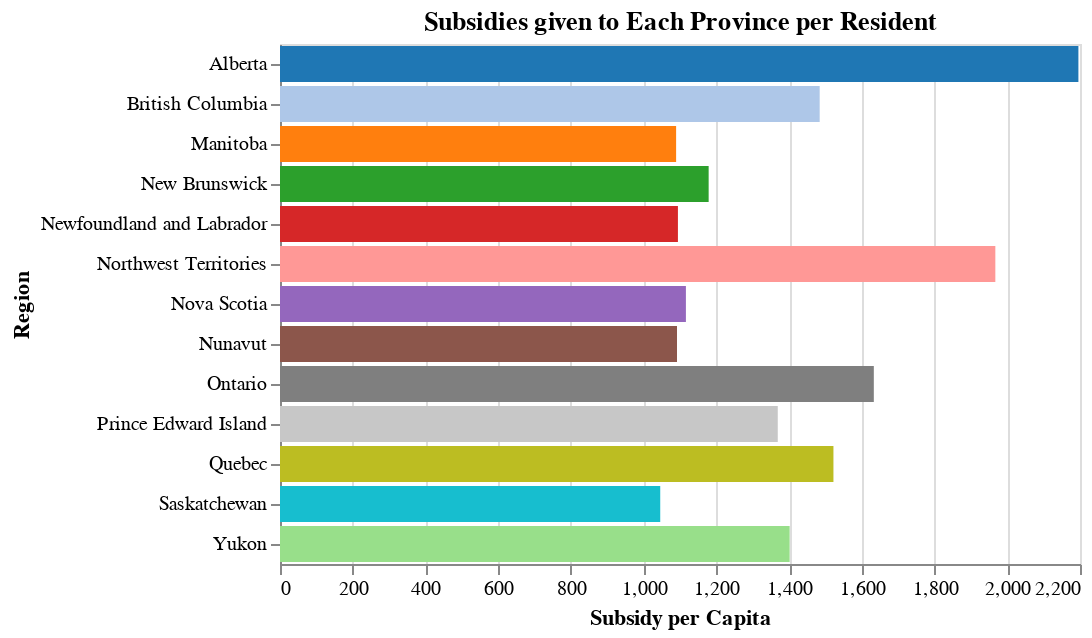

Source (notebook cell):
### Markdown cell above
## Story 1: The most subsidized area of Canada (per resident) are heavily dependent on oil and gas

First, we see that the most subsidized Province in Canada are Alberta with \\$2195.61 in subsidies given per resident. In second is Northwest Territories, with \\$1967.19 given per resident. Both of these regions have economies which are heavily dependent on mining, quarrying, oil and gas.

### Code cell
temp2 = cews.query("GeoAggregation == 'Province'and IndustryAggregation == 'All industries'").\
    groupby(["Region", "Province"]).sum().reset_index()
temp = popByProv.query("StatEn == 'Count' and SexEn == 'Both sexes'")

temp = temp.merge(temp2, how = "left", left_on = "GeoNameEn", right_on = "Region").query("GeoNameEn != 'Canada'")

temp["Subsidy per Capita"] = temp["Subsidy"] / temp["AgeTot"]

alt.Chart(temp, title = "Subsidies given to Each Province per Resident").mark_bar().encode(
    alt.Color("Province", scale = alt.Scale(domain = provinces, range = provColors), legend = None),
    alt.X("Subsidy per Capita"),
    alt.Y("Region")
)

### Figure 1 — Vega-Lite specification as saved in the notebook (floating-point values rounded to 4 significant figures)
{"config": {"view": {"continuousWidth": 400, "continuousHeight": 300}}, "data": {"name": "data-eeaecce866b19e120e953314cb7e3dbc"}, "mark": "bar", "encoding": {"color": {"type": "nominal", "field": "Province", "legend": null, "scale": {"domain": ["Alberta", "British Columbia", "Manitoba", "New Brunswick", "Newfoundland and Labrador", "Northwest Territories", "Nova Scotia", "Nunavut", "Ontario", "Prince Edward Island", "Quebec", "Saskatchewan", "Yukon"], "range": ["#1f77b4", "#aec7e8", "#ff7f0e", "#2ca02c", "#d62728", "#ff9896", "#9467bd", "#8c564b", "#7f7f7f", "#c7c7c7", "#bcbd22", "#17becf", "#98df8a"]}}, "x": {"type": "quantitative", "field": "Subsidy per Capita"}, "y": {"type": "nominal", "field": "Region"}}, "title": "Subsidies given to Each Province per Resident", "$schema": "https://vega.github.io/schema/vega-lite/v4.8.1.json", "datasets": {"data-eeaecce866b19e120e953314cb7e3dbc": [{"DGUID": "2016A000210", "GeoNameEn": "Newfoundland and Labrador", "Gnr_Tgn": 4.0, "SexEn": "Both sexes", "StatEn": "Count", "AgeTot": 519715, "Age0-49": 291000.0, "Age50+": 228800.0, "Age55+": 186100.0, "Age60+": 143100.0, "Age65+": 101000.0, "Age85+": 9365.0, "Region": "Newfoundland and Labrador", "Province": "Newfoundland and Labrador", "BusinessLocations": 29780.0, "Subsidy": 568700000.0, "SupportedEmployees": 322500.0, "RehiredEmployees": 2700.0, "Subsidy per Capita": 1094.0}, {"DGUID": "2016A000211", "GeoNameEn": "Prince Edward Island", "Gnr_Tgn": 4.1, "SexEn": "Both sexes", "StatEn": "Count", "AgeTot": 142905, "Age0-49": 81920.0, "Age50+": 60980.0, "Age55+": 49740.0, "Age60+": 38400.0, "Age65+": 27710.0, "Age85+": 3080.0, "Region": "Prince Edward Island", "Province": "Prince Edward Island", "BusinessLocations": 11280.0, "Subsidy": 195600000.0, "SupportedEmployees": 120100.0, "RehiredEmployees": 985.0, "Subsidy per Capita": 1369.0}, {"DGUID": "2016A000212", "GeoNameEn": "Nova Scotia", "Gnr_Tgn": 3.9, "SexEn": "Both sexes", "StatEn": "Count", "AgeTot": 923595, "Age0-49": 517600.0, "Age50+": 406000.0, "Age55+": 330300.0, "Age60+": 253800.0, "Age65+": 183800.0, "Age85+": 21640.0, "Region": "Nova Scotia", "Province": "Nova Scotia", "BusinessLocations": 54420.0, "Subsidy": 1031000000.0, "SupportedEmployees": 620400.0, "RehiredEmployees": 5190.0, "Subsidy per Capita": 1116.0}, {"DGUID": "2016A000213", "GeoNameEn": "New Brunswick", "Gnr_Tgn": 3.9, "SexEn": "Both sexes", "StatEn": "Count", "AgeTot": 747100, "Age0-49": 417500.0, "Age50+": 329600.0, "Age55+": 268600.0, "Age60+": 206800.0, "Age65+": 148800.0, "Age85+": 17620.0, "Region": "New Brunswick", "Province": "New Brunswick", "BusinessLocations": 44680.0, "Subsidy": 880700000.0, "SupportedEmployees": 513700.0, "RehiredEmployees": 3745.0, "Subsidy per Capita": 1179.0}, {"DGUID": "2016A000224", "GeoNameEn": "Quebec", "Gnr_Tgn": 3.7, "SexEn": "Both sexes", "StatEn": "Count", "AgeTot": 8164360, "Age0-49": 4851000.0, "Age50+": 3314000.0, "Age55+": 2694000.0, "Age60+": 2058000.0, "Age65+": 1495000.0, "Age85+": 188700.0, "Region": "Quebec", "Province": "Quebec", "BusinessLocations": 504700.0, "Subsidy": 12430000000.0, "SupportedEmployees": 7018000.0, "RehiredEmployees": 52280.0, "Subsidy per Capita": 1522.0}, {"DGUID": "2016A000235", "GeoNameEn": "Ontario", "Gnr_Tgn": 3.7, "SexEn": "Both sexes", "StatEn": "Count", "AgeTot": 13448495, "Age0-49": 8305000.0, "Age50+": 5144000.0, "Age55+": 4087000.0, "Age60+": 3098000.0, "Age65+": 2252000.0, "Age85+": 301100.0, "Region": "Ontario", "Province": "Ontario", "BusinessLocations": 850100.0, "Subsidy": 21960000000.0, "SupportedEmployees": 12030000.0, "RehiredEmployees": 86040.0, "Subsidy per Capita": 1633.0}, {"DGUID": "2016A000246", "GeoNameEn": "Manitoba", "Gnr_Tgn": 4.3, "SexEn": "Both sexes", "StatEn": "Count", "AgeTot": 1278365, "Age0-49": 824700.0, "Age50+": 453700.0, "Age55+": 363800.0, "Age60+": 276100.0, "Age65+": 199000.0, "Age85+": 29210.0, "Region": "Manitoba", "Province": "Manitoba", "BusinessLocations": 59060.0, "Subsidy": 1393000000.0, "SupportedEmployees": 829900.0, "RehiredEmployees": 5310.0, "Subsidy per Capita": 1089.0}, {"DGUID": "2016A000247", "GeoNameEn": "Saskatchewan", "Gnr_Tgn": 4.8, "SexEn": "Both sexes", "StatEn": "Count", "AgeTot": 1098355, "Age0-49": 708600.0, "Age50+": 389800.0, "Age55+": 314500.0, "Age60+": 238300.0, "Age65+": 170400.0, "Age85+": 26940.0, "Region": "Saskatchewan", "Province": "Saskatchewan", "BusinessLocations": 60080.0, "Subsidy": 1149000000.0, "SupportedEmployees": 647300.0, "RehiredEmployees": 5605.0, "Subsidy per Capita": 1046.0}, {"DGUID": "2016A000248", "GeoNameEn": "Alberta", "Gnr_Tgn": 4.7, "SexEn": "Both sexes", "StatEn": "Count", "AgeTot": 4067175, "Age0-49": 2781000.0, "Age50+": 1286000.0, "Age55+": 1002000.0, "Age60+": 726400.0, "Age65+": 500200.0, "Age85+": 63380.0, "Region": "Alberta", "Province": "Alberta", "BusinessLocations": 298600.0, "Subsidy": 8930000000.0, "SupportedEmployees": 4459000.0, "RehiredEmployees": 27280.0, "Subsidy per Capita": 2196.0}, {"DGUID": "2016A000259", "GeoNameEn": "British Columbia", "Gnr_Tgn": 4.9, "SexEn": "Both sexes", "StatEn": "Count", "AgeTot": 4648055, "Age0-49": 2766000.0, "Age50+": 1882000.0, "Age55+": 1528000.0, "Age60+": 1173000.0, "Age65+": 849000.0, "Age85+": 109200.0, "Region": "British Columbia", "Province": "British Columbia", "BusinessLocations": 340100.0, "Subsidy": 6898000000.0, "SupportedEmployees": 3853000.0, "RehiredEmployees": 35120.0, "Subsidy per Capita": 1484.0}, {"DGUID": "2016A000260", "GeoNameEn": "Yukon", "Gnr_Tgn": 6.7, "SexEn": "Both sexes", "StatEn": "Count", "AgeTot": 35870, "Age0-49": 23210.0, "Age50+": 12660.0, "Age55+": 9780.0, "Age60+": 6785.0, "Age65+": 4260.0, "Age85+": 300.0, "Region": "Yukon", "Province": "Yukon", "BusinessLocations": 2730.0, "Subsidy": 50270000.0, "SupportedEmployees": 27080.0, "RehiredEmployees": 245.0, "Subsidy per Capita": 1402.0}, {"DGUID": "2016A000261", "GeoNameEn": "Northwest Territories", "Gnr_Tgn": 7.5, "SexEn": "Both sexes", "StatEn": "Count", "AgeTot": 41790, "Age0-49": 30430.0, "Age50+": 11360.0, "Age55+": 8155.0, "Age60+": 5325.0, "Age65+": 3220.0, "Age85+": 225.0, "Region": "Northwest Territories", "Province": "Northwest Territories", "BusinessLocations": 2245.0, "Subsidy": 82210000.0, "SupportedEmployees": 34050.0, "RehiredEmployees": 150.0, "Subsidy per Capita": 1967.0}, {"DGUID": "2016A000262", "GeoNameEn": "Nunavut", "Gnr_Tgn": 7.9, "SexEn": "Both sexes", "StatEn": "Count", "AgeTot": 35945, "Age0-49": 30360.0, "Age50+": 5585.0, "Age55+": 3745.0, "Age60+": 2335.0, "Age65+": 1365.0, "Age85+": 55.0, "Region": "Nunavut", "Province": "Nunavut", "BusinessLocations": 835.0, "Subsidy": 39240000.0, "SupportedEmployees": 18070.0, "RehiredEmployees": 25.0, "Subsidy per Capita": 1092.0}]}}
